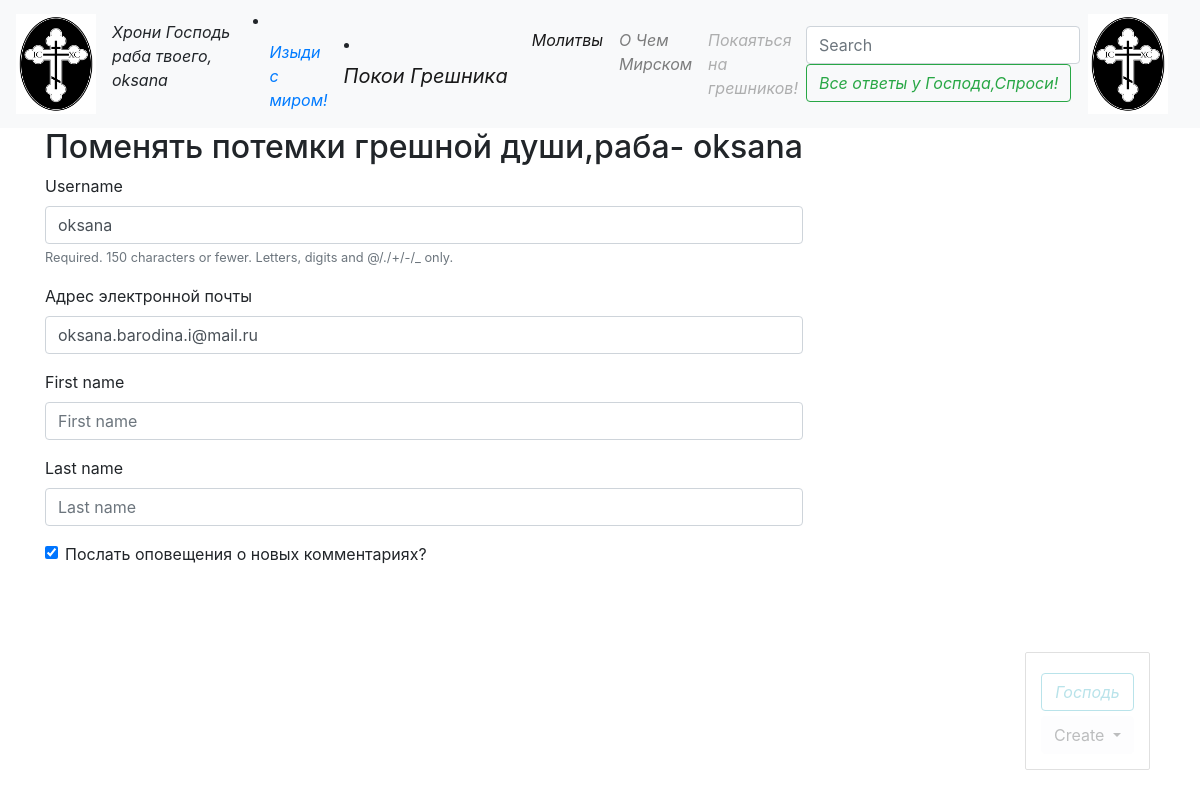
The app's page /accounts/change/ (signed in) with its own data.
### profil/models.py (models this page shows)
class AdvUser(AbstractUser):
    is_activated = models.BooleanField(default=True, db_index=True,
                                       verbose_name='Прошёл активацию?')
    send_messages = models.BooleanField(default=True, verbose_name='Послать оповещения о новых комментариях?')
    class Meta(AbstractUser.Meta):
        pass

### profil/views.py (the view)
# urls.py: path('change/', ChangeUserInfoView.as_view(),name='profile_change'),
class ChangeUserInfoView(SuccessMessageMixin,LoginRequiredMixin,UpdateView):
    model = AdvUser
    template_name = 'change_user_info.html'
    form_class = ChangeUserInfoForm
    success_url = reverse_lazy('profile')
    success_message = 'Личные данные пользователя изменены'
    def dispatch(self, request, *args, **kwargs):
        self.user_id = request.user.pk
        return super().dispatch(request,*args,**kwargs)
    def get_object(self, queryset=None):
        if not queryset:
            queryset = self.get_queryset()
        return get_object_or_404(queryset,pk = self.user_id)

### profil/forms.py
class ChangeUserInfoForm(forms.ModelForm):
    email = forms.EmailField(required=True,
                             label='Адрес электронной почты')
    class Meta:
        model = AdvUser
        fields = ('username', 'email', 'first_name', 'last_name', 'send_messages')

### profil/templates/change_user_info.html (shortened to what this page needs)
{% extends 'blog/base.html'%}
{% load bootstrap4 %}
{% block content %}
<h2>Поменять потемки грешной души,раба- {{ user.username }}</h2>
<form method="post">
    {% bootstrap_form form layout='horizontal' %}
</form>
{% endblock %}

### templates/base.html (shortened to what this page needs)
{% load bootstrap4 %}
{% load static %}
<!DOCTYPE html>
<html lang="en">
<head>
    <link rel="stylesheet" href="https://stackpath.bootstrapcdn.com/bootstrap/4.4.1/css/bootstrap.min.css">
    <link rel="stylesheet" href="{% static 'styles.css' %}">
</head>
<body>
<nav class="navbar navbar-expand-lg navbar-light bg-light">
    <a href="{% url 'headlist_url'%}" class="navbar-brand">
        <img style="float: left" width="80px" height="100px" src="{% static 'imag/k.gif' %}" alt="logo" class="logo">
    </a>
        {% if user.is_authenticated %}
            <p style="font-style:italic" >Хрони Господь раба твоего, {{ user }}</p>
            <li  class="nav-item active">
                <a style="font-style:italic" class="nav-link" href="{% url 'logout' %}">Изыди с миром! </a>
            </li>
            <li  class="nav-item active">
                <a style="font-style:italic" class="navbar-brand " href="{% url 'profile' %}">Покои Грешника </a>
            </li>
        {% else %}
            <a style="font-style:italic" class="nav-link" href="{% url 'login' %}">Подойди</a>
            <a style="font-style:italic" class="navbar-brand" href="{% url 'register' %}">Причаститься</a>
        {% endif %}
    <div class="collapse navbar-collapse" id="navbarSupportedContent">
        <ul class="navbar-nav mr-auto">
            <li  class="nav-item active">
                <a  style="font-style:italic; " class="nav-link" href="{% url 'posts_list_url'%}">Молитвы</a>
            </li>
            <li class="nav-item">
                <a style="font-style:italic" class="nav-link" href="{% url 'tags_list_url'%}">О Чем Мирском</a>
            </li>
            <li class="nav-item">
                <a style="font-style:italic" class="nav-link disabled" href="#">Покаяться на грешников!</a>
            </li>
        </ul>
        <form class="form-inline my-2 my-lg-0" action="{% url 'posts_list_url' %}">
            <input class="form-control mr-sm-2" type="search" placeholder="Search" aria-label="Search" name="search">
            <button style="font-style:italic" class="btn btn-outline-success my-2 my-sm-0" type="submit">Все ответы у Господа,Спроси!</button>
        </form>
        <a href="{% url 'headlist_url'%}" class="navbar-brand">
            <img style="float: left" width="80px" height="100px" src="{% static 'imag/k.gif' %}" alt="logo" class="logo">
        </a>
    </div>
</nav>
<div class="container offset-mt-auto">
    <div class="row">
        <div class ="col-auto offset-md-auto">
            {% block content %}{% endblock %}
        </div>
    </div>
</div>
{% if request.user.is_authenticated%}
    <div class="admin-panel align-items-center">
        <a style="font-style:italic" href="/admin" class="btn btn-outline-info"> Господь</a>
        {% block admin-panel %}
        {% endblock %}
    </div>
{% endif %}
</body>
</html>

### static/css/styles.css (style rules this page uses)
.admin-panel { border: 1px solid #999; border-radius: 2px; position: fixed; right: 50px; bottom: 30px; opacity: 0.3; padding: 15px; }
.admin-panel a { display: block; margin: 5px 0; }

### records on screen
AdvUser: username "oksana", email "oksana.barodina.i@mail.ru", send_messages "☑"
